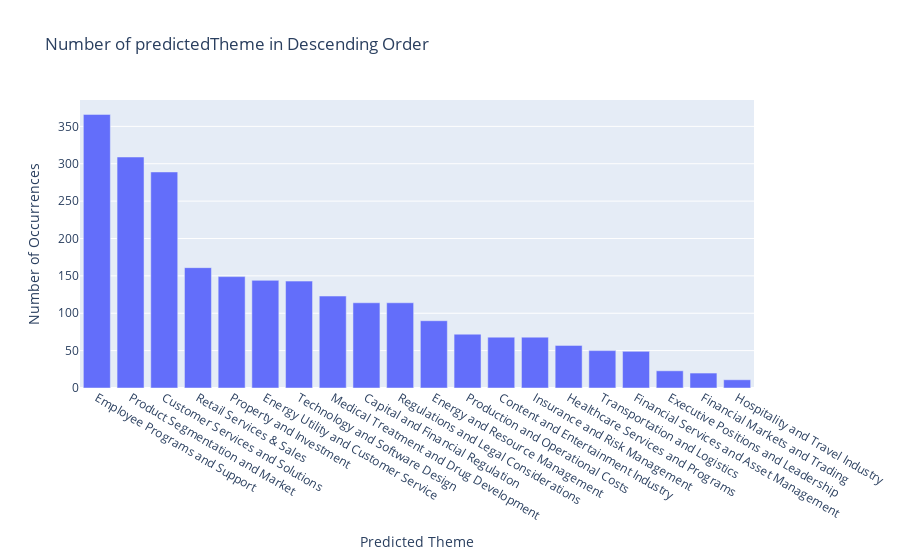

Write notebook code for a chart like this one.
### Markdown cell above
## Q1. Common Topics

### Code cell
theme_counts = filings_df['predictedTheme'].value_counts().reset_index()
theme_counts.columns = ['predictedTheme', 'count']

# Sort the data in descending order
theme_counts = theme_counts.sort_values(by='count', ascending=False)

# Plot the bar chart using Plotly
bar_chart = px.bar(theme_counts, x='predictedTheme', y='count', title='Number of predictedTheme in Descending Order',
                   labels={'predictedTheme': 'Predicted Theme', 'count': 'Number of Occurrences'})

bar_chart.show()

### Figure 1 — Plotly figure (JSON) as saved in the notebook; plotly's stock layout.template omitted (floating-point values rounded to 4 significant figures)
{"data": [{"alignmentgroup": "True", "hovertemplate": "Predicted Theme=%{x}<br>Number of Occurrences=%{y}<extra></extra>", "legendgroup": "", "marker": {"color": "#636efa", "pattern": {"shape": ""}}, "name": "", "offsetgroup": "", "orientation": "v", "showlegend": false, "textposition": "auto", "type": "bar", "x": ["Employee Programs and Support", "Product Segmentation and Market", "Customer Services and Solutions", "Retail Services & Sales", "Property and Investment", "Energy Utility and Customer Service", "Technology and Software Design", "Medical Treatment and Drug Development", "Capital and Financial Regulation", "Regulations and Legal Considerations", "Energy and Resource Management", "Production and Operational Costs", "Content and Entertainment Industry", "Insurance and Risk Management", "Healthcare Services and Programs", "Transportation and Logistics", "Financial Services and Asset Management", "Executive Positions and Leadership", "Financial Markets and Trading", "Hospitality and Travel Industry"], "xaxis": "x", "y": [366, 309, 289, 161, 149, 144, 143, 123, 114, 114, 90, 72, 68, 68, 57, 50, 49, 23, 20, 11], "yaxis": "y"}], "layout": {"barmode": "relative", "legend": {"tracegroupgap": 0}, "title": {"text": "Number of predictedTheme in Descending Order"}, "xaxis": {"anchor": "y", "domain": [0, 1], "title": {"text": "Predicted Theme"}}, "yaxis": {"anchor": "x", "domain": [0, 1], "title": {"text": "Number of Occurrences"}}}}
